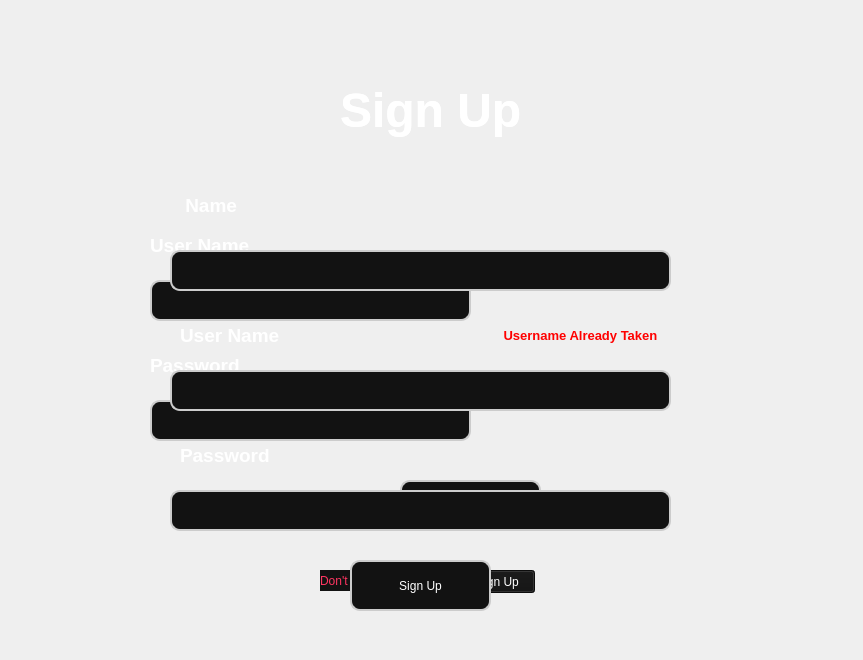
    <widget class="QWidget" name="registration_page">
     <widget class="QWidget" name="widget_10" native="true">
      <property name="geometry">
       <rect>
        <x>0</x>
        <y>-10</y>
        <width>854</width>
        <height>651</height>
       </rect>
      </property>
      <property name="sizePolicy">
       <sizepolicy hsizetype="Maximum" vsizetype="Maximum">
        <horstretch>0</horstretch>
        <verstretch>0</verstretch>
       </sizepolicy>
      </property>
      <widget class="QLineEdit" name="lineEdit_19">
       <property name="geometry">
        <rect>
         <x>150</x>
         <y>290</y>
         <width>321</width>
         <height>41</height>
        </rect>
       </property>
       <property name="styleSheet">
        <string notr="true">QLineEdit {
	color: rgb(255, 255, 255);
    border: 2px solid #cccccc; 
    border-radius: 10px;       
    padding: 5px;            
    background-color: #121212;  

}
</string>
       </property>
       <property name="text">
        <string/>
       </property>
      </widget>
      <widget class="QPushButton" name="pushButton_21">
       <property name="geometry">
        <rect>
         <x>460</x>
         <y>580</y>
         <width>75</width>
         <height>23</height>
        </rect>
       </property>
       <property name="styleSheet">
        <string notr="true">font: 75 11pt &quot;MS Shell Dlg 2&quot;;
background-color: rgb(18, 18, 18);
color: rgb(255, 255, 255);</string>
       </property>
       <property name="text">
        <string>Sign Up</string>
       </property>
      </widget>
      <widget class="QPushButton" name="pushButton_22">
       <property name="geometry">
        <rect>
         <x>400</x>
         <y>490</y>
         <width>141</width>
         <height>51</height>
        </rect>
       </property>
       <property name="autoFillBackground">
        <bool>false</bool>
       </property>
       <property name="styleSheet">
        <string notr="true">QPushButton {
	color: rgb(255, 255, 255);
	font: 75 16pt &quot;MS Shell Dlg 2&quot;;
    border: 2px solid #cccccc;
    border-radius: 10px;
    padding: 5px;
    background-color: #121212  ;
}
QPushButton:hover {
    background-color:   ;
}</string>
       </property>
       <property name="text">
        <string>Log In</string>
       </property>
      </widget>
      <widget class="QLabel" name="label_37">
       <property name="geometry">
        <rect>
         <x>340</x>
         <y>30</y>
         <width>191</width>
         <height>181</height>
        </rect>
       </property>
       <property name="font">
        <font>
         <pointsize>36</pointsize>
         <weight>75</weight>
         <bold>true</bold>
        </font>
       </property>
       <property name="styleSheet">
        <string notr="true">color: rgb(255, 255, 255);</string>
       </property>
       <property name="text">
        <string>Sign Up</string>
       </property>
      </widget>
      <widget class="QLabel" name="label_38">
       <property name="geometry">
        <rect>
         <x>150</x>
         <y>240</y>
         <width>111</width>
         <height>31</height>
        </rect>
       </property>
       <property name="font">
        <font>
         <pointsize>14</pointsize>
         <weight>75</weight>
         <bold>true</bold>
        </font>
       </property>
       <property name="styleSheet">
        <string notr="true">color: rgb(255, 255, 255);</string>
       </property>
       <property name="text">
        <string>User Name</string>
       </property>
      </widget>
      <widget class="QLineEdit" name="lineEdit_20">
       <property name="geometry">
        <rect>
         <x>150</x>
         <y>410</y>
         <width>321</width>
         <height>41</height>
        </rect>
       </property>
       <property name="styleSheet">
        <string notr="true">QLineEdit {
	color: rgb(255, 255, 255);
    border: 2px solid #cccccc; 
    border-radius: 10px;       
    padding: 5px;            
    background-color: #121212;  

}
</string>
       </property>
       <property name="text">
        <string/>
       </property>
       <property name="echoMode">
        <enum>QLineEdit::Password</enum>
       </property>
      </widget>
      <widget class="QLabel" name="label_39">
       <property name="geometry">
        <rect>
         <x>150</x>
         <y>360</y>
         <width>111</width>
         <height>31</height>
        </rect>
       </property>
       <property name="font">
        <font>
         <pointsize>14</pointsize>
         <weight>75</weight>
         <bold>true</bold>
        </font>
       </property>
       <property name="styleSheet">
        <string notr="true">color: rgb(255, 255, 255);</string>
       </property>
       <property name="text">
        <string>Password</string>
       </property>
      </widget>
      <widget class="QLabel" name="label_40">
       <property name="geometry">
        <rect>
         <x>320</x>
         <y>580</y>
         <width>121</width>
         <height>21</height>
        </rect>
       </property>
       <property name="styleSheet">
        <string notr="true">background-color: rgb(18, 18, 18);
color: rgb(255, 53, 97);</string>
       </property>
       <property name="text">
        <string>Don't have an account</string>
       </property>
      </widget>
      <widget class="QWidget" name="widget_11" native="true">
       <property name="geometry">
        <rect>
         <x>0</x>
         <y>0</y>
         <width>901</width>
         <height>651</height>
        </rect>
       </property>
       <property name="sizePolicy">
        <sizepolicy hsizetype="Maximum" vsizetype="Maximum">
         <horstretch>0</horstretch>
         <verstretch>0</verstretch>
        </sizepolicy>
       </property>
       <widget class="QLineEdit" name="username_textinput_2">
        <property name="geometry">
         <rect>
          <x>170</x>
          <y>380</y>
          <width>501</width>
          <height>41</height>
         </rect>
        </property>
        <property name="styleSheet">
         <string notr="true">QLineEdit {
	color: rgb(255, 255, 255);
    border: 2px solid #cccccc; 
    border-radius: 10px;       
    padding: 5px;            
    background-color: #121212;  

}
</string>
        </property>
        <property name="text">
         <string/>
        </property>
       </widget>
       <widget class="QLabel" name="label_41">
        <property name="geometry">
         <rect>
          <x>340</x>
          <y>30</y>
          <width>191</width>
          <height>181</height>
         </rect>
        </property>
        <property name="font">
         <font>
          <pointsize>36</pointsize>
          <weight>75</weight>
          <bold>true</bold>
         </font>
        </property>
        <property name="styleSheet">
         <string notr="true">color: rgb(255, 255, 255);</string>
        </property>
        <property name="text">
         <string>Sign Up</string>
        </property>
       </widget>
       <widget class="QLabel" name="label_42">
        <property name="geometry">
         <rect>
          <x>180</x>
          <y>330</y>
          <width>111</width>
          <height>31</height>
         </rect>
        </property>
        <property name="font">
         <font>
          <pointsize>14</pointsize>
          <weight>75</weight>
          <bold>true</bold>
         </font>
        </property>
        <property name="styleSheet">
         <string notr="true">color: rgb(255, 255, 255);</string>
        </property>
        <property name="text">
         <string>User Name</string>
        </property>
       </widget>
       <widget class="QLineEdit" name="password_textinput_2">
        <property name="geometry">
         <rect>
          <x>170</x>
          <y>500</y>
          <width>501</width>
          <height>41</height>
         </rect>
        </property>
        <property name="styleSheet">
         <string notr="true">QLineEdit {
	color: rgb(255, 255, 255);
    border: 2px solid #cccccc; 
    border-radius: 10px;       
    padding: 5px;            
    background-color: #121212;  

}
</string>
        </property>
        <property name="text">
         <string/>
        </property>
        <property name="echoMode">
         <enum>QLineEdit::Password</enum>
        </property>
       </widget>
       <widget class="QLabel" name="label_43">
        <property name="geometry">
         <rect>
          <x>180</x>
          <y>450</y>
          <width>111</width>
          <height>31</height>
         </rect>
        </property>
        <property name="font">
         <font>
          <pointsize>14</pointsize>
          <weight>75</weight>
          <bold>true</bold>
         </font>
        </property>
        <property name="styleSheet">
         <string notr="true">color: rgb(255, 255, 255);</string>
        </property>
        <property name="text">
         <string>Password</string>
        </property>
       </widget>
       <widget class="QLineEdit" name="name_textinput">
        <property name="geometry">
         <rect>
          <x>170</x>
          <y>260</y>
          <width>501</width>
          <height>41</height>
         </rect>
        </property>
        <property name="styleSheet">
         <string notr="true">QLineEdit {
	color: rgb(255, 255, 255);
    border: 2px solid #cccccc; 
    border-radius: 10px;       
    padding: 5px;            
    background-color: #121212;  

}
</string>
        </property>
        <property name="text">
         <string/>
        </property>
       </widget>
       <widget class="QLabel" name="label_44">
        <property name="geometry">
         <rect>
          <x>180</x>
          <y>200</y>
          <width>111</width>
          <height>31</height>
         </rect>
        </property>
        <property name="font">
         <font>
          <pointsize>14</pointsize>
          <weight>75</weight>
          <bold>true</bold>
         </font>
        </property>
        <property name="styleSheet">
         <string notr="true">color: rgb(255, 255, 255);</string>
        </property>
        <property name="text">
         <string> Name</string>
        </property>
       </widget>
       <widget class="QPushButton" name="registration_button">
        <property name="geometry">
         <rect>
          <x>350</x>
          <y>570</y>
          <width>141</width>
          <height>51</height>
         </rect>
        </property>
        <property name="cursor">
         <cursorShape>PointingHandCursor</cursorShape>
        </property>
        <property name="styleSheet">
         <string notr="true">QPushButton {
	color: rgb(255, 255, 255);
	font: 75 16pt &quot;MS Shell Dlg 2&quot;;
    border: 2px solid #cccccc;
    border-radius: 10px;
    padding: 5px;
    background-color: #121212  ;
}
QPushButton:hover {
    background-color:   ;
}</string>
        </property>
        <property name="text">
         <string>Sign Up</string>
        </property>
       </widget>
       <widget class="QLabel" name="invalid_username_label">
        <property name="geometry">
         <rect>
          <x>500</x>
          <y>330</y>
          <width>181</width>
          <height>31</height>
         </rect>
        </property>
        <property name="font">
         <font>
          <pointsize>10</pointsize>
          <weight>75</weight>
          <bold>true</bold>
         </font>
        </property>
        <property name="styleSheet">
         <string notr="true">color: red;</string>
        </property>
        <property name="text">
         <string> Username Already Taken</string>
        </property>
       </widget>
      </widget>
     </widget>
    </widget>
